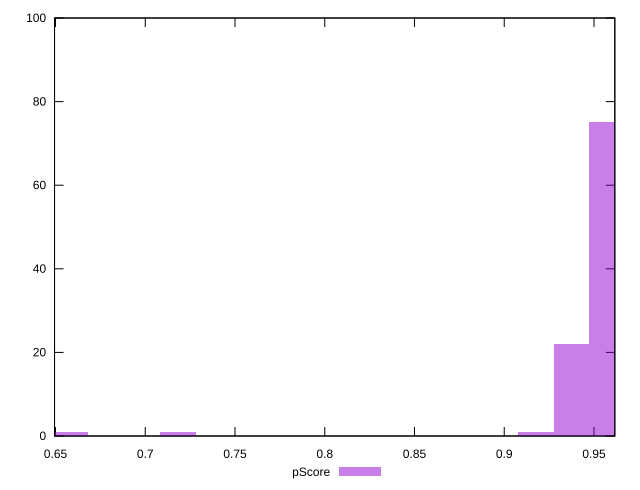

The script that saved this image:
reset

$pScore <<EOF
0.6582026706510956 1
0.7180392770739226 1
0.95738570276523 75
0.9174946318166788 1
0.9374401672909545 22
EOF

set key outside below
set boxwidth 0.019945535474275626
set xrange [0.6494590613297999:0.9616037251508534]
set yrange [0:100]
set trange [0:100]
set style fill transparent solid 0.5 noborder
set terminal svg size 640, 490 enhanced background rgb 'white'
set output "report_00017_2021-02-10T15-08-03.406Z/first-meaningful-paint/samples/pages+cached+noadtech+nomedia/pScore/histogram.svg"

plot $pScore title "pScore" with boxes

reset
